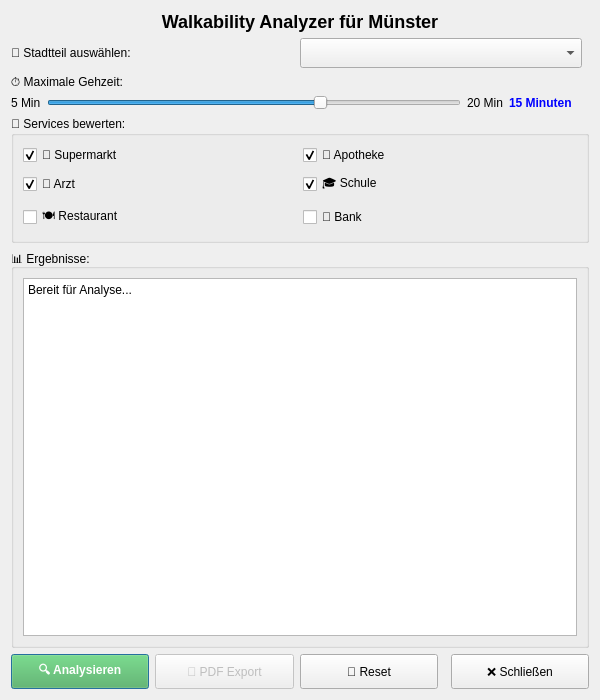
<?xml version="1.0" encoding="UTF-8"?>
<ui version="4.0">
 <class>WalkabilityAnalyzerDialogBase</class>
 <widget class="QDialog" name="WalkabilityAnalyzerDialogBase">
  <property name="geometry">
   <rect>
    <x>0</x>
    <y>0</y>
    <width>600</width>
    <height>700</height>
   </rect>
  </property>
  <property name="windowTitle">
   <string>Walkability Analyzer für Münster</string>
  </property>
  <layout class="QVBoxLayout" name="verticalLayout_main">
   
   <!-- Header -->
   <item>
    <widget class="QLabel" name="label_title">
     <property name="text">
      <string>&lt;h2&gt;Walkability Analyzer für Münster&lt;/h2&gt;</string>
     </property>
     <property name="alignment">
      <set>Qt::AlignCenter</set>
     </property>
    </widget>
   </item>
   
   <!-- Stadtteil Auswahl -->
   <item>
    <layout class="QHBoxLayout" name="layout_district">
     <item>
      <widget class="QLabel" name="label_district">
       <property name="text">
        <string>📍 Stadtteil auswählen:</string>
       </property>
       <property name="minimumSize">
        <size>
         <width>150</width>
         <height>0</height>
        </size>
       </property>
      </widget>
     </item>
     <item>
      <widget class="QComboBox" name="comboBox_district">
       <property name="minimumSize">
        <size>
         <width>200</width>
         <height>30</height>
        </size>
       </property>
      </widget>
     </item>
     <item>
      <spacer name="spacer_district">
       <property name="orientation">
        <enum>Qt::Horizontal</enum>
       </property>
      </spacer>
     </item>
    </layout>
   </item>
   
   <!-- Zeit Slider -->
   <item>
    <layout class="QVBoxLayout" name="layout_time">
     <item>
      <widget class="QLabel" name="label_time_title">
       <property name="text">
        <string>⏱️ Maximale Gehzeit:</string>
       </property>
      </widget>
     </item>
     <item>
      <layout class="QHBoxLayout" name="layout_time_controls">
       <item>
        <widget class="QLabel" name="label_time_min">
         <property name="text">
          <string>5 Min</string>
         </property>
        </widget>
       </item>
       <item>
        <widget class="QSlider" name="slider_time">
         <property name="minimum">
          <number>5</number>
         </property>
         <property name="maximum">
          <number>20</number>
         </property>
         <property name="value">
          <number>15</number>
         </property>
         <property name="orientation">
          <enum>Qt::Horizontal</enum>
         </property>
        </widget>
       </item>
       <item>
        <widget class="QLabel" name="label_time_max">
         <property name="text">
          <string>20 Min</string>
         </property>
        </widget>
       </item>
       <item>
        <widget class="QLabel" name="label_time">
         <property name="text">
          <string>15 Minuten</string>
         </property>
         <property name="minimumSize">
          <size>
           <width>80</width>
           <height>0</height>
          </size>
         </property>
         <property name="styleSheet">
          <string>font-weight: bold; color: blue;</string>
         </property>
        </widget>
       </item>
      </layout>
     </item>
    </layout>
   </item>
   
   <!-- Services Checkboxen -->
   <item>
    <widget class="QGroupBox" name="groupBox_services">
     <property name="title">
      <string>🏪 Services bewerten:</string>
     </property>
     <layout class="QGridLayout" name="layout_services">
      <item row="0" column="0">
       <widget class="QCheckBox" name="checkBox_supermarket">
        <property name="text">
         <string>🛒 Supermarkt</string>
        </property>
        <property name="checked">
         <bool>true</bool>
        </property>
       </widget>
      </item>
      <item row="0" column="1">
       <widget class="QCheckBox" name="checkBox_pharmacy">
        <property name="text">
         <string>💊 Apotheke</string>
        </property>
        <property name="checked">
         <bool>true</bool>
        </property>
       </widget>
      </item>
      <item row="1" column="0">
       <widget class="QCheckBox" name="checkBox_doctor">
        <property name="text">
         <string>🏥 Arzt</string>
        </property>
        <property name="checked">
         <bool>true</bool>
        </property>
       </widget>
      </item>
      <item row="1" column="1">
       <widget class="QCheckBox" name="checkBox_school">
        <property name="text">
         <string>🎓 Schule</string>
        </property>
        <property name="checked">
         <bool>true</bool>
        </property>
       </widget>
      </item>
      <item row="2" column="0">
       <widget class="QCheckBox" name="checkBox_restaurant">
        <property name="text">
         <string>🍽️ Restaurant</string>
        </property>
        <property name="checked">
         <bool>false</bool>
        </property>
       </widget>
      </item>
      <item row="2" column="1">
       <widget class="QCheckBox" name="checkBox_bank">
        <property name="text">
         <string>🏦 Bank</string>
        </property>
        <property name="checked">
         <bool>false</bool>
        </property>
       </widget>
      </item>
     </layout>
    </widget>
   </item>
   
   <!-- Ergebnisse -->
   <item>
    <widget class="QGroupBox" name="groupBox_results">
     <property name="title">
      <string>📊 Ergebnisse:</string>
     </property>
     <layout class="QVBoxLayout" name="layout_results">
      <item>
       <widget class="QTextBrowser" name="textBrowser_results">
        <property name="minimumSize">
         <size>
          <width>0</width>
          <height>200</height>
         </size>
        </property>
        <property name="html">
         <string>&lt;p&gt;Bereit für Analyse...&lt;/p&gt;</string>
        </property>
       </widget>
      </item>
     </layout>
    </widget>
   </item>
   
   <!-- Buttons -->
   <item>
    <layout class="QHBoxLayout" name="layout_buttons">
     <item>
      <widget class="QPushButton" name="pushButton_analyze">
       <property name="text">
        <string>🔍 Analysieren</string>
       </property>
       <property name="minimumSize">
        <size>
         <width>120</width>
         <height>35</height>
        </size>
       </property>
       <property name="styleSheet">
        <string>QPushButton { background-color: #4CAF50; color: white; font-weight: bold; }</string>
       </property>
      </widget>
     </item>
     <item>
      <widget class="QPushButton" name="pushButton_export">
       <property name="text">
        <string>📄 PDF Export</string>
       </property>
       <property name="minimumSize">
        <size>
         <width>120</width>
         <height>35</height>
        </size>
       </property>
       <property name="enabled">
        <bool>false</bool>
       </property>
      </widget>
     </item>
     <item>
      <widget class="QPushButton" name="pushButton_reset">
       <property name="text">
        <string>🔄 Reset</string>
       </property>
       <property name="minimumSize">
        <size>
         <width>100</width>
         <height>35</height>
        </size>
       </property>
      </widget>
     </item>
     <item>
      <spacer name="spacer_buttons">
       <property name="orientation">
        <enum>Qt::Horizontal</enum>
       </property>
      </spacer>
     </item>
     <item>
      <widget class="QPushButton" name="pushButton_close">
       <property name="text">
        <string>❌ Schließen</string>
       </property>
       <property name="minimumSize">
        <size>
         <width>100</width>
         <height>35</height>
        </size>
       </property>
      </widget>
     </item>
    </layout>
   </item>
   
  </layout>
 </widget>
 <resources/>
 <connections/>
</ui>
